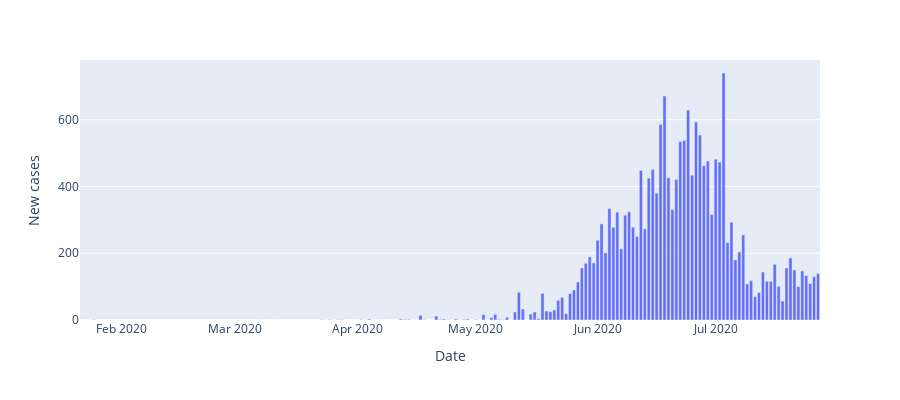

Notebook code for this chart:
### Code cell
px.bar(df_Nepal,x="Date", y="New cases", height=400)

### Figure 1 — Plotly figure (JSON) as saved in the notebook; plotly's stock layout.template omitted (floating-point values rounded to 4 significant figures; data arrays with more than 128 entries replaced by an {"elided": "..."} marker saying what was removed)
{"data": [{"alignmentgroup": "True", "hovertemplate": "Date=%{x}<br>New cases=%{y}<extra></extra>", "legendgroup": "", "marker": {"color": "#636efa", "pattern": {"shape": ""}}, "name": "", "offsetgroup": "", "orientation": "v", "showlegend": false, "textposition": "auto", "type": "bar", "x": {"elided": "188 str values"}, "xaxis": "x", "y": {"elided": "188 int values"}, "yaxis": "y"}], "layout": {"barmode": "relative", "height": 400, "legend": {"tracegroupgap": 0}, "margin": {"t": 60}, "xaxis": {"anchor": "y", "domain": [0, 1], "title": {"text": "Date"}}, "yaxis": {"anchor": "x", "domain": [0, 1], "title": {"text": "New cases"}}}}
